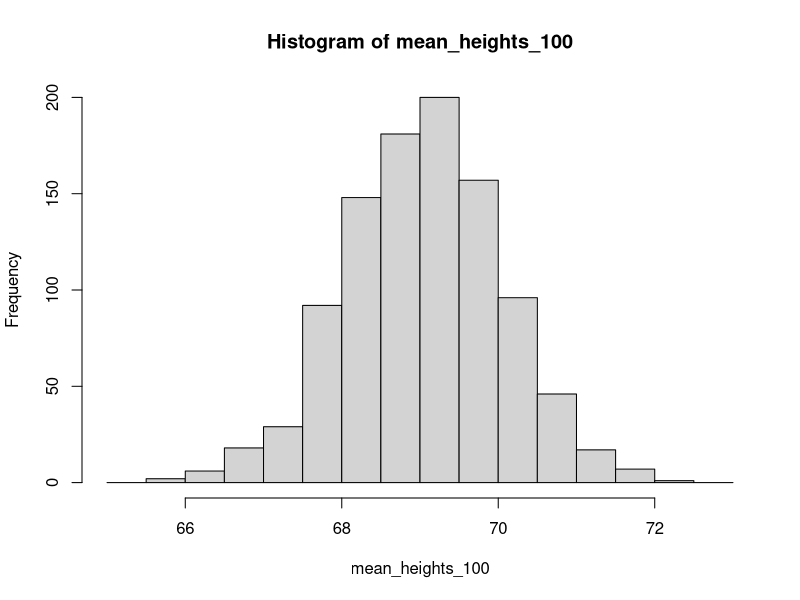
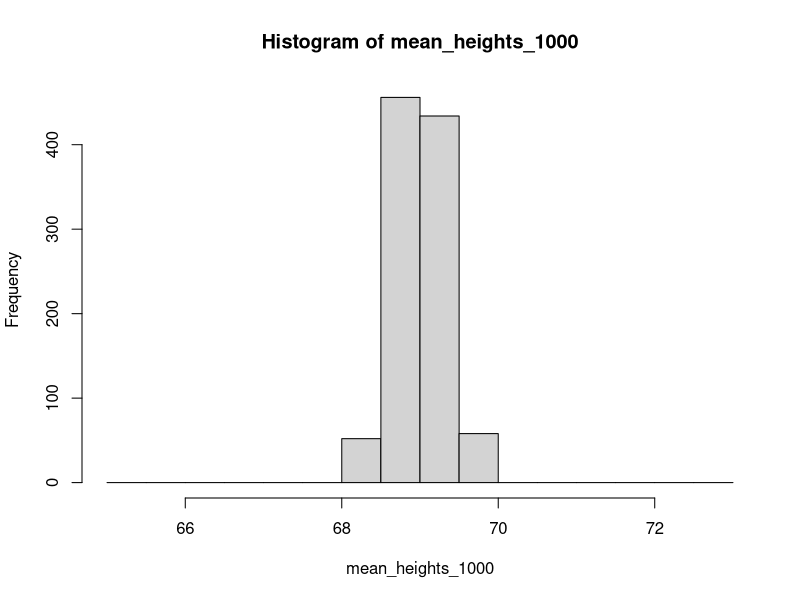
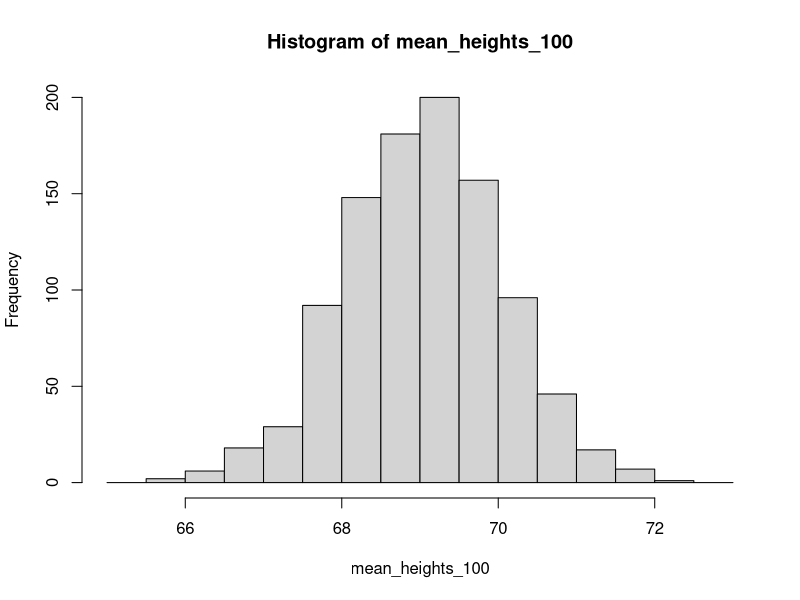
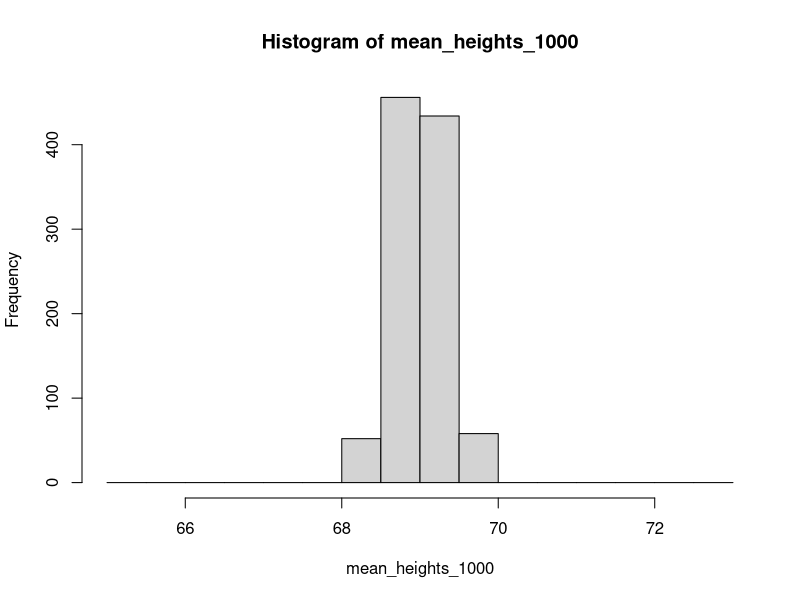
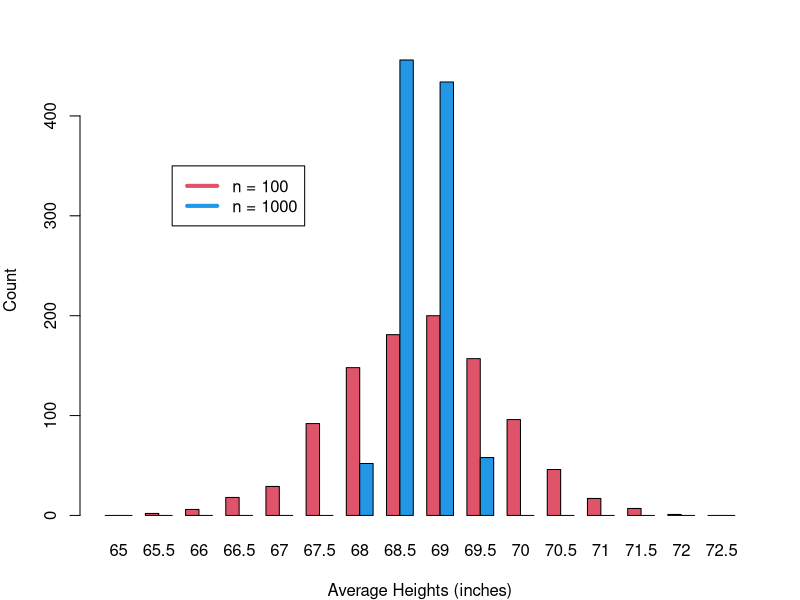

Here is the R script that generated these plots, in order:
get_Heights <- function(x){
  heights <- rnorm(x, mean = 69, sd = 10)
  return(mean(heights))
}

mean_heights_100 <- rep(0, 1000)
mean_heights_1000 <- rep(0, 1000)

for (i in 1:1000){
  mean_heights_100[i] <- get_Heights(100)
  mean_heights_1000[i] <- get_Heights(1000)
}

bins<-seq(65,73,by=0.5)
hist(mean_heights_100,breaks=bins)$breaks

hist(mean_heights_1000,breaks=bins)$breaks

count_100<-hist(mean_heights_100,breaks=bins)$counts
count_1000<-hist(mean_heights_1000,breaks=bins)$counts

pdf(file="Ex1_Lohmueller.pdf", width=6,height=6); 

par(mfrow=c(1,1), mar=c(4, 4, 3, 2)) 

  
barplot(rbind(count_100,count_1000),col=c(2,4),beside=T,names.arg=
          seq(65,72.5,by=0.5),xlab="Average Heights (inches)",ylab="Count")

legend(6,350,c("n = 100","n = 1000"),
       col=c(2,4),lwd=4)

dev.off() 

